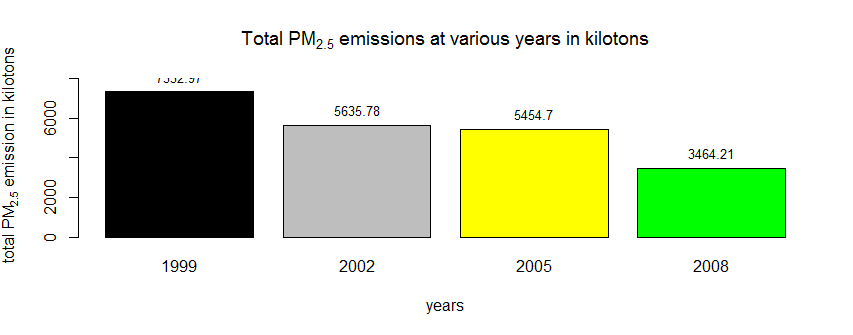

R code for this plot:
# Have total emissions from PM2.5 decreased in the United States from 1999 to 2008? 
# Using the base plotting system, make a plot showing the total PM2.5 emission 
# from all sources for each of the years 1999, 2002, 2005, and 2008.
#
# png("plot1.png", width=number.add.width, height=number.add.height)
# Group total NEI emissions per year:
total.emissions <- summarise(group_by(NED, year), Emissions=sum(Emissions))
clrs <- c("black", "grey", "yellow", "green")
x1<-barplot(height=total.emissions$Emissions/1000, names.arg=total.emissions$year,
            xlab="years", ylab=expression('total PM'[2.5]*' emission in kilotons'),ylim=c(0,8000),
            main=expression('Total PM'[2.5]*' emissions at various years in kilotons'),col=clrs)

# Add text at top of bars
text(x = x1, y = round(total.emissions$Emissions/1000,2), label = round(total.emissions$Emissions/1000,2), pos = 3, cex = 0.8, col = "black")
